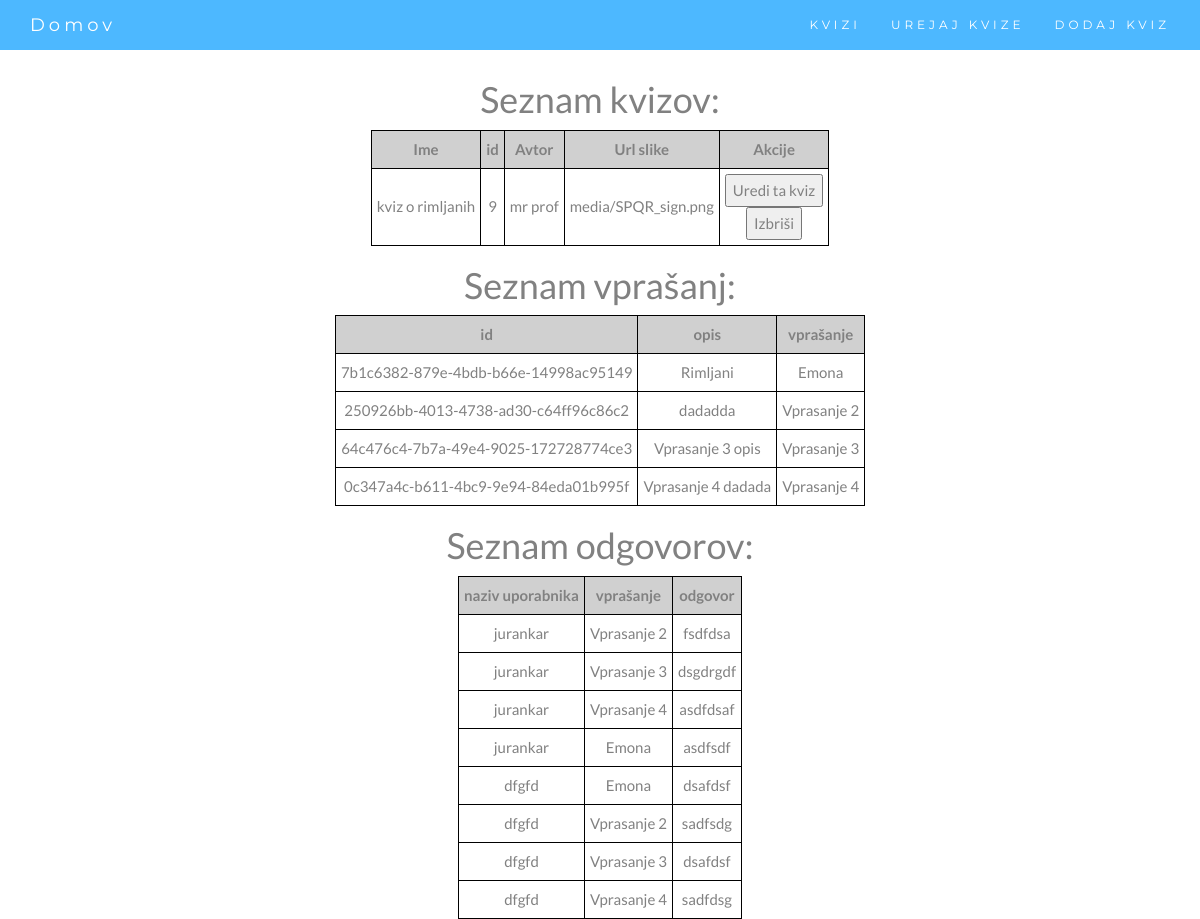
Page /quiz_manager on the earlier database version.
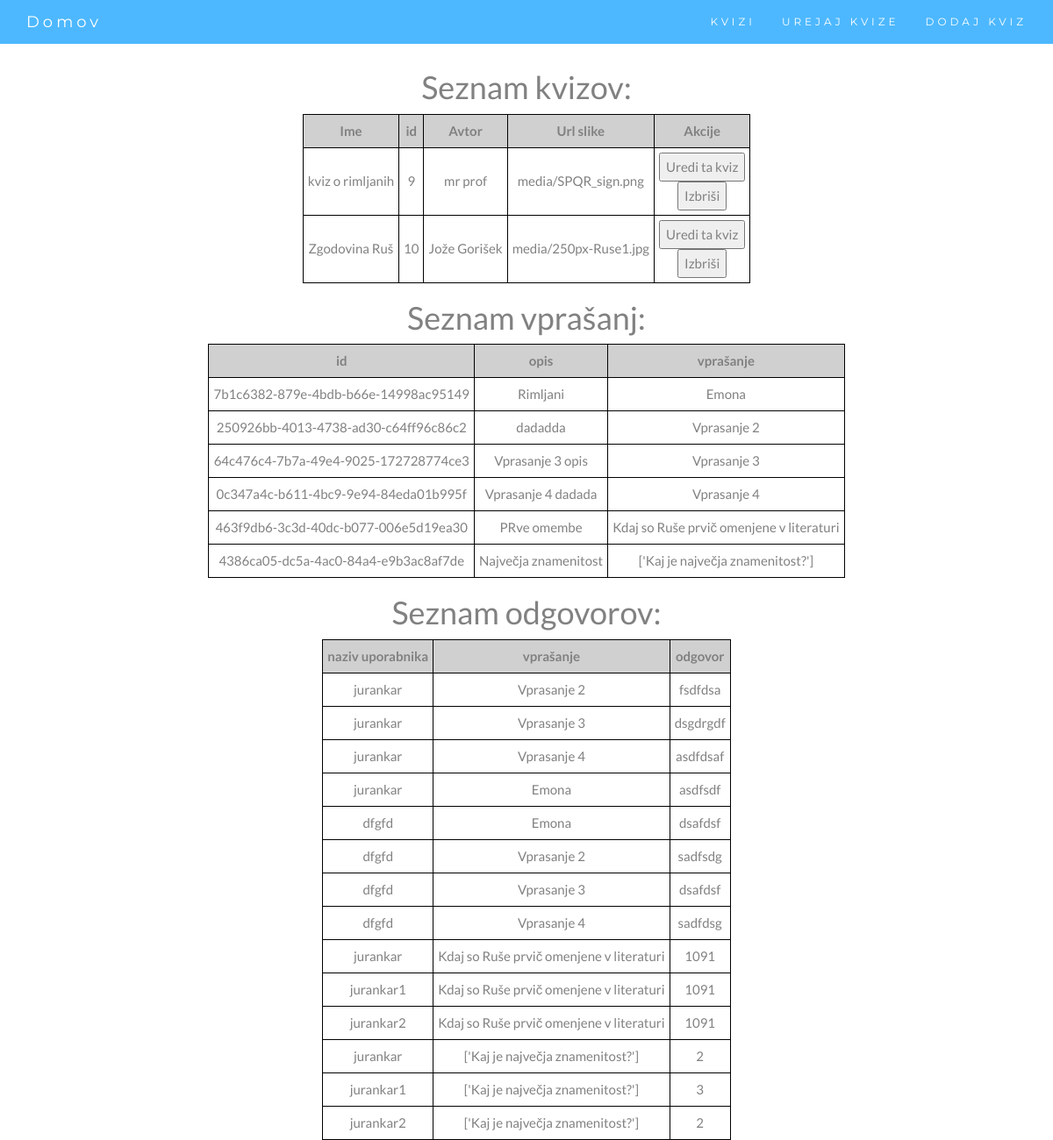
Same page on the later database version.
### webapp/models.py (models this page shows)
class dbQuiz(models.Model):
    id = models.BigAutoField(primary_key=True)
    name = models.CharField(max_length=200, default="Kviz 1")
    author = models.CharField(max_length=200)
    password = models.CharField(max_length=200, default="hec") # geslo za kviz (da ni vsak kviz dostopen vsakomur)   --> Can we remove this?
    datoteka = models.FileField(upload_to='media/')
    created_at = models.DateTimeField(auto_now_add=True)
    updated_at = models.DateTimeField(auto_now=True)

class OpisnoModel(models.Model):
    id = models.UUIDField(primary_key=True, default=uuid.uuid4, editable=False)
    leto = models.IntegerField(default=0)
    kviz = models.ForeignKey(dbQuiz, on_delete=CASCADE, null=True)
    opis = models.CharField(max_length=1000)
    longitude = models.FloatField() # koordinate za leaflet (bomo spremenili na koncu)
    latitude = models.FloatField()
    vprasanje = models.CharField(max_length=1000) # seznam vprašanj, odvisno od tipa

class OdgovorOpisnoModel(models.Model):
    id = models.UUIDField(primary_key=True, default=uuid.uuid4, editable=False)
    user = models.CharField(max_length=30)
    vprasanje = models.ForeignKey(OpisnoModel, on_delete=CASCADE)
    odgovori = models.CharField(max_length=1000)

class IzberiOdgovorModel(models.Model):
    id = models.UUIDField(primary_key=True, default=uuid.uuid4, editable=False)
    leto = models.IntegerField(default=0)
    kviz = models.ForeignKey(dbQuiz, on_delete=CASCADE, null=True)
    opis = models.CharField(max_length=1000)
    longitude = models.FloatField() # koordinate za leaflet (bomo spremenili na koncu)
    latitude = models.FloatField()
    vprasanje = models.CharField(max_length=100)
    odgovor1 = models.CharField(max_length=100, default="nan")
    odgovor2 = models.CharField(max_length=100, default="nan")
    odgovor3 = models.CharField(max_length=100, default="nan")
    odgovor4 = models.CharField(max_length=100, default="nan")
    odgovor5 = models.CharField(max_length=100, default="nan")
    pravilni_odgovor = models.IntegerField() # številka pravilnega odgovora

class OdgovorIzberiOdgovorModel(models.Model):
    id = models.UUIDField(primary_key=True, default=uuid.uuid4, editable=False)
    user = models.CharField(max_length=30)
    vprasanje = models.ForeignKey(IzberiOdgovorModel, on_delete=CASCADE)
    odgovori = models.CharField(max_length=1000)

### webapp/views.py (the view)
# urls.py: path('quiz_manager', views.quiz_manager, name='question_manager'),
def quiz_manager(request,kviz=None):
    try:
        kvizi = dbQuiz.objects.all()
    except:
        kvizi = []
    vprasanja = []
    vprasanja += OpisnoModel.objects.all()
    vprasanja += PravilnoNepravilnoModel.objects.all()
    vprasanja += IzberiOdgovorModel.objects.all()
    odgovori = []
    odgovori += OdgovorOpisnoModel.objects.all()
    odgovori += OdgovorPravilnoNepravilnoModel.objects.all()
    odgovori += OdgovorIzberiOdgovorModel.objects.all()
    return render(request, "quiz_manager.html", {'kvizi': kvizi, 'vprasanja': vprasanja, 'odgovori': odgovori})

### templates/quiz_manager.html (shortened to what this page needs)
{% extends "skeleton.html" %}
{% block content %}
    <h1>Seznam kvizov:</h1>
    <table style="border: 1px solid black;">
        <tr>
            <th>Ime</th>
            <th>id</th>
            <th>Avtor</th>
            <th>Url slike</th>
            <th>Akcije</th>
        </tr>
        {% for i in kvizi %}
            <tr>
                <td>{{i.name}}</td>
                <td>{{i.id}}</td>
                <td>{{i.author}}</td>
                <td>{{i.datoteka}}</td>
                <td>
                    <form action="/quiz_manager/{{i.id}}/" method="get">
                        <input type="submit" value="Uredi ta kviz">
                    </form>
                    <form action="/delete_quiz/{{i.id}}/" method="post">
                        <input type="submit" value="Izbriši">
                    </form>
                </td>
            </tr>
        {%endfor%}
    </table>
    <table>
        <h1>Seznam vprašanj:</h1>
        <tr>
            <th>id</th>
            <th>opis</th>
            <th>vprašanje</th>
        </tr>
            {% for j in vprasanja %}
            <tr>
                <td>{{j.id}}</td>
                <td>{{j.opis}}</td>
                <td>{{j.vprasanje}}</td>
            </tr>
        {%endfor%}
    </table>
    <table>
        <h1>Seznam odgovorov:</h1>
        <tr>
            <th>naziv uporabnika</th>
            <th>vprašanje</th>
            <th>odgovor</th>
        </tr>
            {% for j in odgovori %}
            <tr>
                <td>{{j.user}}</td>
                <td>{{j.vprasanje.vprasanje}}</td>
                <td>{{j.odgovori}}</td>
            </tr>
            {%endfor%}
    </table>
{% endblock content %}

### templates/skeleton.html (shortened to what this page needs)
{% load static %}
<!DOCTYPE html>
<html lang="en">
    <head>
      <link rel="stylesheet" href="https://maxcdn.bootstrapcdn.com/bootstrap/3.4.1/css/bootstrap.min.css">
      <link rel="stylesheet" href="http://cdn.leafletjs.com/leaflet-0.7/leaflet.css" />
      <link rel="stylesheet" href="{% static 'webapp/style.css' %}">
    </head>
    <body id="myPage" data-spy="scroll" data-target=".navbar" data-offset="60">
        <div style="text-align:center">
              <nav class="navbar navbar-default navbar-fixed-top">
                <div class="container">
                  <div class="navbar-header">
                    <a class="navbar-brand" href="/homePage">Domov</a>
                  </div>
                  <div class="collapse navbar-collapse" id="myNavbar">
                    <ul class="nav navbar-nav navbar-right">
                      <li><a href="/homePage#kvizi">KVIZI</a></li>
                      <li><a href="/homePage#uredi">UREJAJ KVIZE</a></li>
                      <li><a href="/homePage#dodaj">DODAJ KVIZ</a></li>
                    </ul>
                  </div>
                </div>
              </nav>
            <div style="margin-top:80px">
                {% block content %} {% endblock content %}
            </div>
        </div>
    </body>
</html>

### webapp/static/webapp/style.css (style rules this page uses)
body { font: 400 15px Lato, sans-serif; line-height: 1.8; color: #818181; }
.navbar { margin-bottom: 0; background-color: #4db8ff; z-index: 9999; border: 0; font-size: 12px !important; line-height: 1.42857143 !important; letter-spacing: 4px; border-radius: 0; font-family: Montserrat, sans-serif; }
.navbar li a, .navbar .navbar-brand { color: #fff !important; }
table { margin-left: auto; margin-right: auto; }

### templates/quiz_manager.html (style rules this page uses)
table, th, td, tr { border: 1px solid black; }
td, th { text-align: center; padding: 5px; }
th { background-color: rgb(208, 208, 208); }

Differences in the rows shown:
added dbQuiz: name "Zgodovina Ruš", id "10", author "Jože Gorišek", datoteka "media/250px-Ruse1.jpg"
added OpisnoModel: id "463f9db6-3c3d-40dc-b077-006e5d19ea30", opis "PRve omembe", vprasanje "Kdaj so Ruše prvič omenjene v literaturi"
added IzberiOdgovorModel: id "4386ca05-dc5a-4ac0-84a4-e9b3ac8af7de", opis "Največja znamenitost", vprasanje "['Kaj je največja znamenitost?']"
added OdgovorOpisnoModel: user "jurankar", vprasanje.vprasanje "Kdaj so Ruše prvič omenjene v literaturi", odgovori "1091"
added OdgovorOpisnoModel: user "jurankar1", vprasanje.vprasanje "Kdaj so Ruše prvič omenjene v literaturi", odgovori "1091"
added OdgovorOpisnoModel: user "jurankar2", vprasanje.vprasanje "Kdaj so Ruše prvič omenjene v literaturi", odgovori "1091"
added OdgovorIzberiOdgovorModel: user "jurankar", vprasanje.vprasanje "['Kaj je največja znamenitost?']", odgovori "2"
added OdgovorIzberiOdgovorModel: user "jurankar1", vprasanje.vprasanje "['Kaj je največja znamenitost?']", odgovori "3"
added OdgovorIzberiOdgovorModel: user "jurankar2", vprasanje.vprasanje "['Kaj je največja znamenitost?']", odgovori "2"
